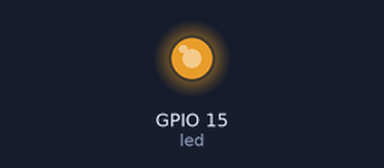
Bench run of a program on a simulated ESP32 board running MicroPython. On the bench: output pins drawn as LEDs (lit = HIGH). The clock reads 2024-03-15 10:24:30 at power-on unless the program sets it.

Above: at 0.1 s.
Timing chart, 0 to 1.6 s (numbered marks = the images above):
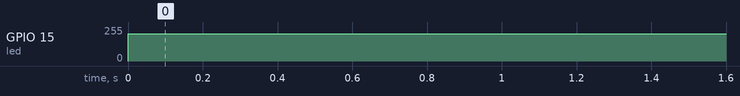

The program:

1.py
```python
import time
from machine import UART, Pin, PWM

# Initialize UART for LoRa communication
uart = UART(1, baudrate=9600, tx=Pin(4), rx=Pin(5))

node_id = None  # Unique node ID, will be assigned dynamically
neighbors = {}  # Dictionary to store neighbors' information

# Initialize PWM for LED control
led = PWM(Pin(15))
led.freq(1000)

def set_led_brightness(brightness):
    duty_cycle = int(brightness * 1023 / 100)
    led.duty(duty_cycle)

def broadcast_message(message):
    uart.write(message + '\n')

def receive_message():
    if uart.any():
        message = uart.readline().decode('utf-8').strip()
        return message
    return None

def assign_node_id():
    global node_id
    node_id = int(time.time() * 1000) % 10000  # Simple unique ID based on timestamp

def update_neighbors():
    current_time = time.time()
    for neighbor_id in list(neighbors.keys()):
        if current_time - neighbors[neighbor_id]['timestamp'] > 10:
# 10 seconds timeout
            del neighbors[neighbor_id]

def send_updates():
    neighbor_ids = ','.join(map(str, neighbors.keys()))
    broadcast_message(f'UPDATE:{node_id}:{neighbor_ids}')

def process_updates():
    received_data = receive_message()
    if received_data and received_data.startswith('UPDATE'):
        parts = received_data.split(':')
        neighbor_id = int(parts[1])
        received_neighbors = parts[2].split(',')
        neighbors[neighbor_id] = {'timestamp': time.time(), 'neighbors': received_neighbors}

def calculate_brightness():
    brightness = 80  # Base brightness
    for neighbor_id, info in neighbors.items():
        distance = abs(node_id - neighbor_id) * 10  # Example distance calculation
        if distance < 50:
            brightness = max(brightness, 100)
        elif distance < 100:
            brightness = max(brightness, 80)
    set_led_brightness(brightness)

assign_node_id()

while True:
    update_neighbors()
    send_updates()
    process_updates()
    calculate_brightness()
    time.sleep(1)
```

Measured:
- by itself, GPIO 15 (led): 0/255 → 204/255 at 0.00 s
